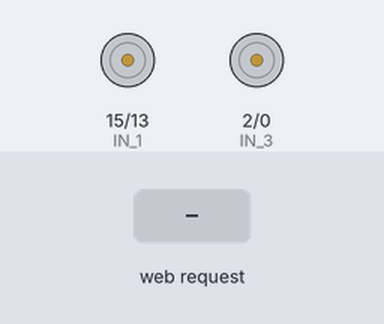
Recording of a sketch running on a simulated ESP8266 (NodeMCU). Shown: motor-driver pin pairs drawn as motors (green arrow = first pin HIGH = forward, orange = second pin HIGH = backward, longer = more drive, scaled by the enable pin). The inputs (shaded band) are chosen by the test bench. What the sketch prints to the serial monitor is not drawn.

Above: at 1.2 s.
1.3 s: HTTP request GET /?State=F received
At 2.2 s:
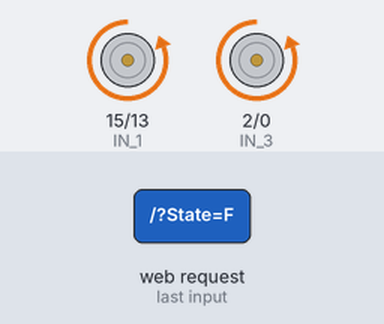
2.8 s: HTTP request GET /?State=B received
At 3.4 s:
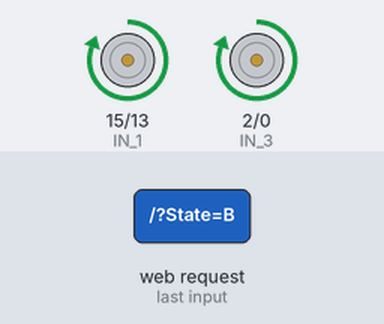
4.3 s: HTTP request GET /?State=L received
At 5.5 s:
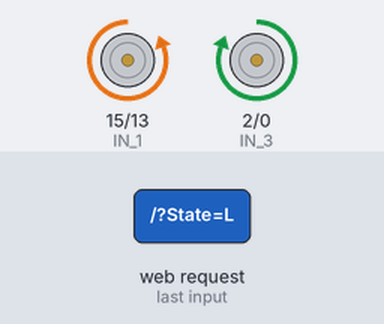
5.8 s: HTTP request GET /?State=R received
At 6.8 s:
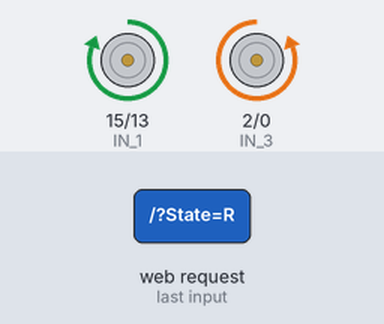
Timing chart, 0 to 8.3 s (numbered marks = the images above; inputs shaded):
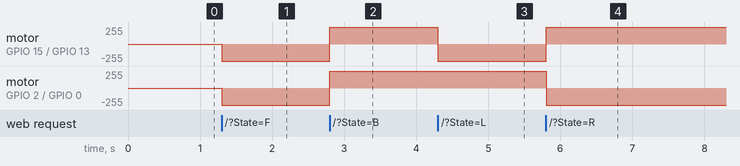

Measured:
- after the input at 1.3 s, motor on GPIO 15 (IN_1) / GPIO 13 (IN_2), motor on GPIO 2 (IN_3) / GPIO 0 (IN_4): stopped → backward 255/255 at once
- after the input at 2.8 s, motor on GPIO 15 (IN_1) / GPIO 13 (IN_2), motor on GPIO 2 (IN_3) / GPIO 0 (IN_4): backward 255/255 → forward 255/255 at once
- after the input at 4.3 s, motor on GPIO 15 (IN_1) / GPIO 13 (IN_2): forward 255/255 → backward 255/255 at once
- after the input at 5.8 s, motor on GPIO 15 (IN_1) / GPIO 13 (IN_2): backward 255/255 → forward 255/255 at once; motor on GPIO 2 (IN_3) / GPIO 0 (IN_4): forward 255/255 → backward 255/255 at once

The sketch:

NodeMCU_Car.ino
```cpp
#define ENA   14          // Enable/speed motors Right        GPIO14(D5)
#define ENB   12          // Enable/speed motors Left         GPIO12(D6)
#define IN_1  15          // L298N in1 motors Right           GPIO15(D8)
#define IN_2  13          // L298N in2 motors Right           GPIO13(D7)
#define IN_3  2           // L298N in3 motors Left            GPIO2(D4)
#define IN_4  0           // L298N in4 motors Left            GPIO0(D3)

#include <ESP8266WiFi.h>
#include <ESP8266WebServer.h>

String command;             // String to store app command state.
int speedCar = 800;         // 400 - 1023.
int speed_Coeff = 3;

const char* ssid = "NodeMCU_Car";
const char* password = "Nag@2004";
const char* adminUsername = "admin";     // Changed username to avoid conflict with C++ keyword.
const char* adminPassword = "Nag@2004";
ESP8266WebServer server(80);

void setup() {
  pinMode(ENA, OUTPUT);
  pinMode(ENB, OUTPUT);
  pinMode(IN_1, OUTPUT);
  pinMode(IN_2, OUTPUT);
  pinMode(IN_3, OUTPUT);
  pinMode(IN_4, OUTPUT);

  Serial.begin(115200);

  // Connecting to WiFi
  WiFi.mode(WIFI_AP);
  WiFi.softAP(ssid, password);

  IPAddress myIP = WiFi.softAPIP();
  Serial.print("AP IP address: ");
  Serial.println(myIP);

  // Starting Web Server
  server.on("/", HTTP_handleRoot);
  server.onNotFound(HTTP_handleRoot);
  server.begin();
}

void goAhead() {
  digitalWrite(IN_1, LOW);
  digitalWrite(IN_2, HIGH);
  analogWrite(ENA, speedCar);

  digitalWrite(IN_3, LOW);
  digitalWrite(IN_4, HIGH);
  analogWrite(ENB, speedCar);
}

void goBack() {
  digitalWrite(IN_1, HIGH);
  digitalWrite(IN_2, LOW);
  analogWrite(ENA, speedCar);

  digitalWrite(IN_3, HIGH);
  digitalWrite(IN_4, LOW);
  analogWrite(ENB, speedCar);
}

void goLeft() {
  digitalWrite(IN_1, LOW);
  digitalWrite(IN_2, HIGH);
  analogWrite(ENA, speedCar);

  digitalWrite(IN_3, HIGH);
  digitalWrite(IN_4, LOW);
  analogWrite(ENB, speedCar);
}

void goRight() {
  digitalWrite(IN_1, HIGH);
  digitalWrite(IN_2, LOW);
  analogWrite(ENA, speedCar);

  digitalWrite(IN_3, LOW);
  digitalWrite(IN_4, HIGH);
  analogWrite(ENB, speedCar);
}

void stopRobot() {
  digitalWrite(IN_1, LOW);
  digitalWrite(IN_2, LOW);
  analogWrite(ENA, 0);

  digitalWrite(IN_3, LOW);
  digitalWrite(IN_4, LOW);
  analogWrite(ENB, 0);
}

void loop() {
  server.handleClient();

  command = server.arg("State");
  if (command == "F") goAhead();
  else if (command == "B") goBack();
  else if (command == "L") goLeft();
  else if (command == "R") goRight();
  else if (command == "S") stopRobot();
}

void HTTP_handleRoot() {
  if (!server.authenticate(adminUsername, adminPassword)) {
    return server.requestAuthentication();
  }
  server.send(200, "text/html", "<html><body><h1>NodeMCU Car Control</h1></body></html>");
  delay(1);
}
```
